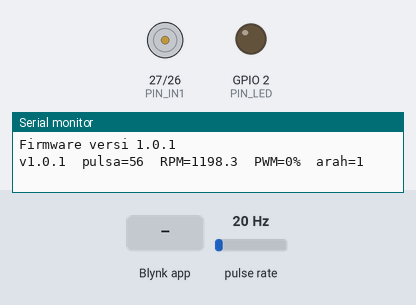
This sketch was run on a simulated ESP32. On the bench: motor-driver pin pairs drawn as motors (green arrow = first pin HIGH = forward, orange = second pin HIGH = backward, longer = more drive, scaled by the enable pin), output pins drawn as LEDs (lit = HIGH), the last lines printed to the serial monitor. Wiring (inferred from the names in the program): pulse sensor: data GPIO 13. Inputs (shaded band) come from the test bench; at power-on: pulse rate 20 Hz. WiFi joins after 1.5 s; servers stay silent unless stated.

Above: at 3.0 s.
3.1 s: Blynk app writes 1 to V1
At 3.9 s:
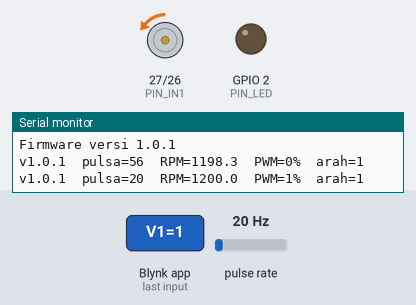
4.6 s: Blynk app writes 200 to V1
At 5.1 s:
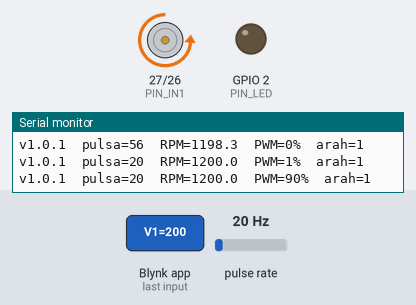
6.1 s: Blynk app writes 0 to V2
At 7.3 s:
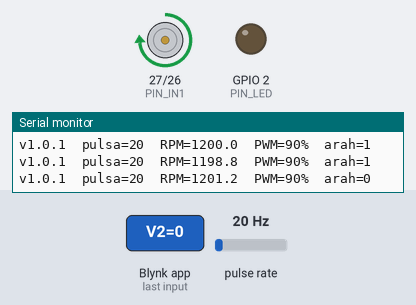
7.6 s: Blynk app writes 0 to V1
At 8.5 s:
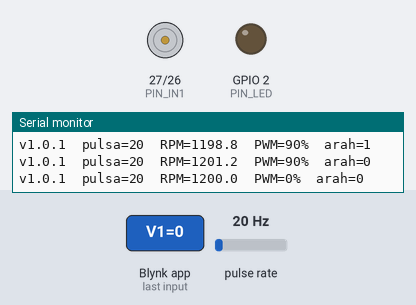
9.1 s: Blynk app writes 1 to V3
At 9.6 s:
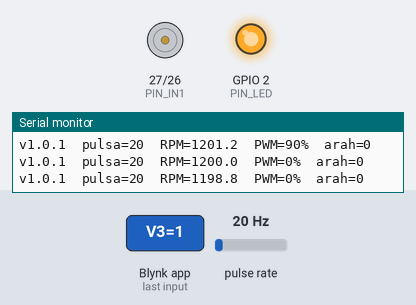
10.6 s: Blynk app writes 1 to V2
Timing chart, 0 to 13.1 s (numbered marks = the images above; inputs shaded):
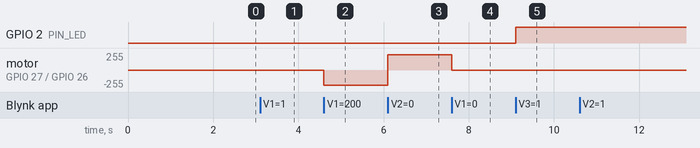

Measured:
- after the input at 3.1 s, motor on GPIO 27 (PIN_IN1) / GPIO 26 (PIN_IN2): stopped → backward 2/255 at once
- after the input at 4.6 s, motor on GPIO 27 (PIN_IN1) / GPIO 26 (PIN_IN2): backward 2/255 → backward 228/255 at once
- after the input at 6.1 s, motor on GPIO 27 (PIN_IN1) / GPIO 26 (PIN_IN2): backward 228/255 → forward 228/255 at once
- after the input at 7.6 s, motor on GPIO 27 (PIN_IN1) / GPIO 26 (PIN_IN2): forward 228/255 → stopped at once
- after the input at 9.1 s, GPIO 2 (PIN_LED): LOW → HIGH at once

The sketch:

imclab_modul4_final.ino
```cpp
/*
  Modul 4 - Pemrograman OTA berbasis Blynk (Blynk IoT, core 3.x), dengan sensor putaran

  Datastream di Blynk Template:
    V0 = RPM   (Double,  0-5000)   -> Gauge / Chart
    V1 = PWM   (Integer, 0-100)    -> Slider
    V2 = Arah  (Integer, 0-1)      -> Switch (1 = maju, 0 = mundur)
    V3 = LED   (Integer, 0-1)      -> Switch (LED biru onboard)
    V5 = Versi firmware (String)   -> Label
*/

// ====== ISI DARI BLYNK CONSOLE ======
#define BLYNK_TEMPLATE_ID "TMPL6XVTRM6Gj"
#define BLYNK_TEMPLATE_NAME "iMCLab"
#define BLYNK_AUTH_TOKEN "wDvwScT6pALgb4WVxw63MNUFeKo61h1C"
// ====================================

// ====== OTA (harus di atas #include Blynk) ======
#define BLYNK_FIRMWARE_TYPE    "iMCLab"
#define BLYNK_FIRMWARE_VERSION "1.0.1"     // NAIKKAN setiap membuat update (1.0.1, 1.0.2, ...)
// ================================================

#define BLYNK_PRINT Serial

#include <WiFi.h>
#include <BlynkSimpleEsp32.h>
#include <ArduinoOTA.h>        // cadangan OTA lewat WiFi lokal

char ssid[] = "Miaw";      // harus WiFi 2.4 GHz
char pass[] = "miawmiaw";

// ===== Batas PWM: ubah di versi 1.0.1 sebagai bukti update =====
const int PWM_MAX = 90;

// ===== Pin motor =====
const int PIN_EN  = 12;   // enable / PWM kecepatan
const int PIN_IN1 = 27;   // arah 1
const int PIN_IN2 = 26;   // arah 2
const int PIN_LED = 2;    // LED biru onboard

// ===== Sensor putaran =====
const int   PIN_ENC = 13;
const float PULSES_PER_REV = 1.0;        // jumlah pulsa per putaran cakram/baling-baling
const unsigned long MIN_PULSE_US = 200;  // abaikan pulsa yang lebih rapat dari ini (penyaring derau)

// ===== PWM =====
const int PWM_FREQ = 30000;
const int PWM_RES  = 8;

volatile unsigned long pulses = 0;
volatile unsigned long lastPulseUs = 0;

void IRAM_ATTR onPulse() {
  unsigned long t = micros();
  if (t - lastPulseUs >= MIN_PULSE_US) {
    pulses++;
    lastPulseUs = t;
  }
}

int pwmPct = 0;
int dirNow = 1;
unsigned long lastCalc = 0;
BlynkTimer timer;

void applyMotor() {
  digitalWrite(PIN_IN1, dirNow ? LOW : HIGH);
  digitalWrite(PIN_IN2, dirNow ? HIGH : LOW);
  ledcWrite(PIN_EN, pwmPct * 255 / 100);
}

BLYNK_WRITE(V1) {
  int req = param.asInt();
  pwmPct = constrain(req, 0, PWM_MAX);
  applyMotor();
  if (pwmPct != req) Blynk.virtualWrite(V1, pwmPct);   // slider kembali ke batas
}
BLYNK_WRITE(V2) { dirNow = param.asInt() ? 1 : 0; applyMotor(); }
BLYNK_WRITE(V3) { digitalWrite(PIN_LED, param.asInt() ? HIGH : LOW); }

void kirimRPM() {
  unsigned long now = millis();
  noInterrupts();
  unsigned long p = pulses;
  pulses = 0;
  interrupts();
  float rpm = (p / PULSES_PER_REV) * 60000.0 / (now - lastCalc);
  lastCalc = now;

  Serial.printf("v%s  pulsa=%lu  RPM=%.1f  PWM=%d%%  arah=%d\n",
                BLYNK_FIRMWARE_VERSION, p, rpm, pwmPct, dirNow);
  Blynk.virtualWrite(V0, rpm);
}

BLYNK_CONNECTED() {
  Blynk.syncVirtual(V1, V2, V3);
  Blynk.virtualWrite(V5, BLYNK_FIRMWARE_VERSION);
}

void setup() {
  Serial.begin(115200);
  Serial.print("Firmware versi ");
  Serial.println(BLYNK_FIRMWARE_VERSION);

  pinMode(PIN_IN1, OUTPUT);
  pinMode(PIN_IN2, OUTPUT);
  pinMode(PIN_LED, OUTPUT);
  ledcAttach(PIN_EN, PWM_FREQ, PWM_RES);   // sintaks core 3.x
  applyMotor();

  pinMode(PIN_ENC, INPUT);
  attachInterrupt(digitalPinToInterrupt(PIN_ENC), onPulse, RISING);

  lastCalc = millis();
  Blynk.begin(BLYNK_AUTH_TOKEN, ssid, pass);

  ArduinoOTA.setHostname("imclab");        // cadangan OTA lewat WiFi lokal
  ArduinoOTA.onStart([]() { pwmPct = 0; applyMotor(); });   // motor berhenti saat update
  ArduinoOTA.begin();

  timer.setInterval(1000L, kirimRPM);
}

void loop() {
  Blynk.run();
  ArduinoOTA.handle();
  timer.run();
}
```
